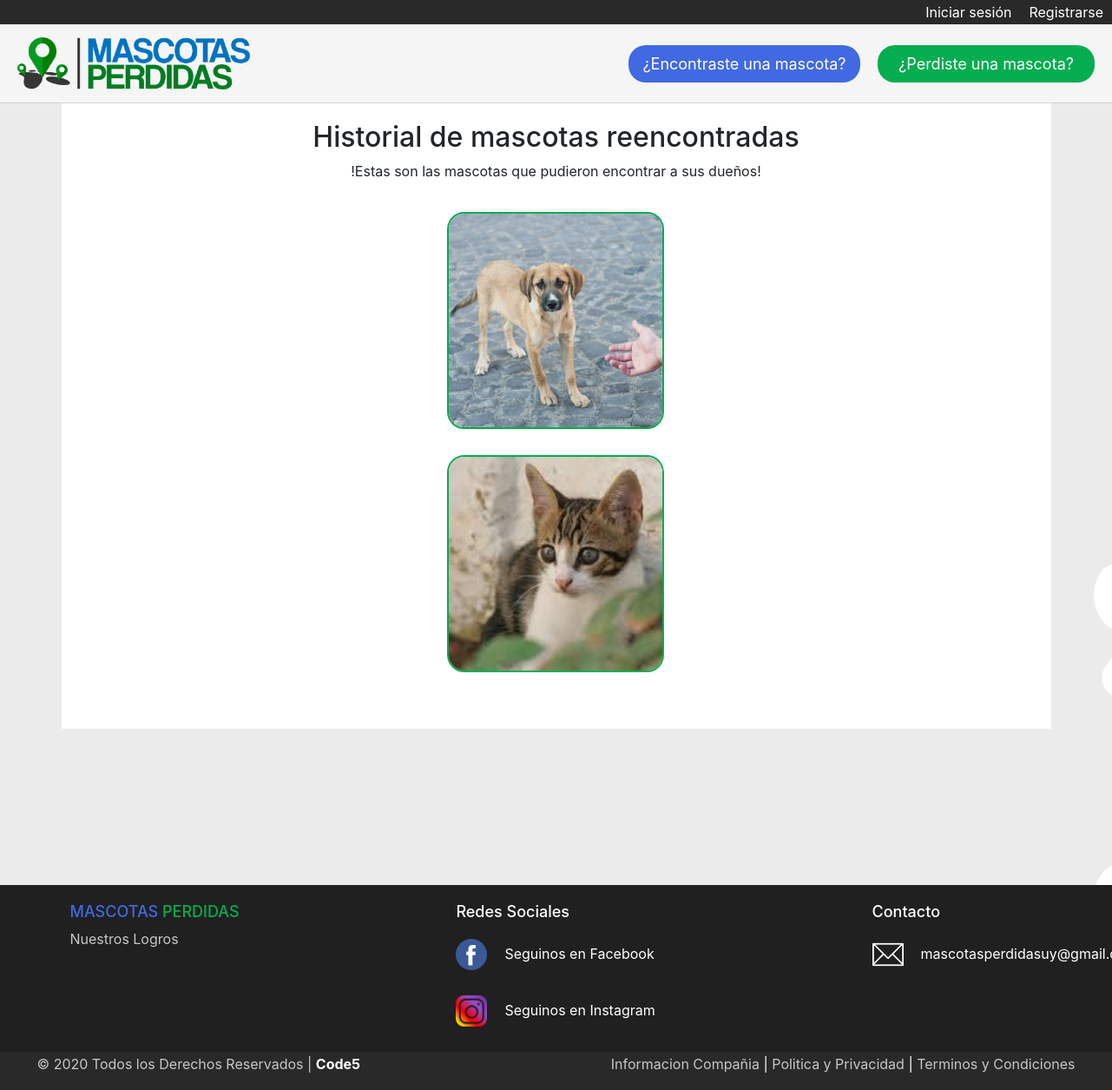
Page /historial/ on the earlier database version.
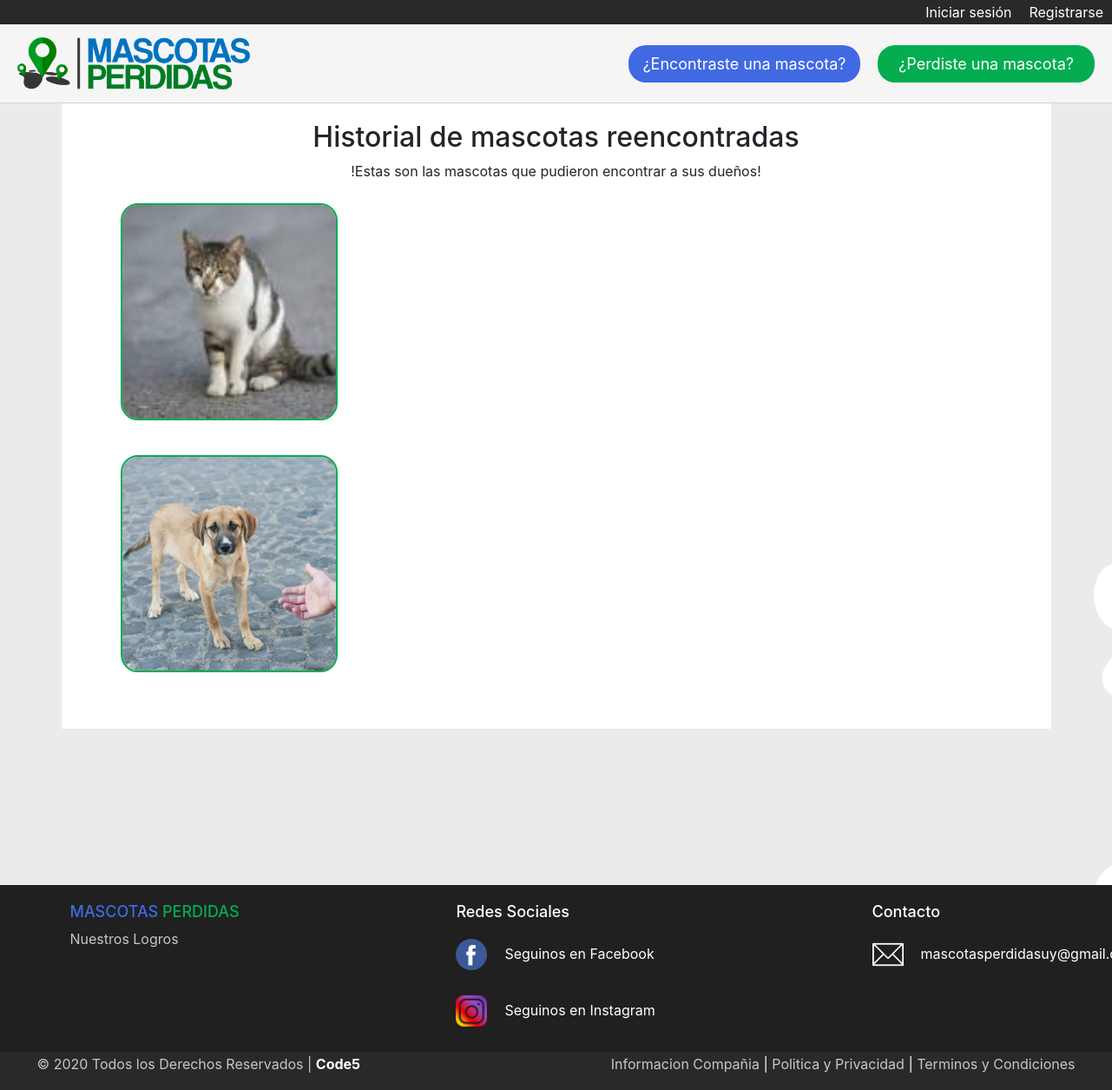
Same page on the later database version.
### Mascotas/models.py (models this page shows)
class MascotaPerdida(models.Model):
    estado = models.CharField(max_length=40)
    imagen = models.ImageField(null=True, blank=True)  # <---- NO SACAR EL NULL NI EL BLANK QUE SE ROMPE LA BBDD
    barrio = models.ForeignKey(Barrio, on_delete=models.CASCADE)
    tipo = models.ForeignKey(Tipo, on_delete=models.CASCADE)
    raza = models.ForeignKey(Raza, on_delete=models.CASCADE)
    fecha = models.DateField()
    nombre = models.CharField(max_length=40)
    mail = models.EmailField()
    telefono = models.IntegerField()
    descripcion = models.TextField()

### Mascotasperdidas/views.py (the view)
# urls.py: path('historial/', historial, name='historial'),
def historial(request):
    historial = MascotaPerdida.objects.order_by('fecha')                      # <---- mostrar ultimos anuncios al principio
    data = {
        'historial':historial
    }
    return render(request, 'historial.html', data)

### Mascotasperdidas/templates/historial.html (shortened to what this page needs)
{% extends 'base.html' %}
    {% block contenido %}
    <div class="white">
        <div id="container" id="fh5co-features">
            <h2>Historial de mascotas reencontradas</h2>
            <span class="subtitulo_home">!Estas son las mascotas que pudieron encontrar a sus dueños!</span>
            <div class="row">
                {% for m in historial %}
                    {% if m.imagen %}
                    <div class="col-sm-4 animate-box">
                        <div class="bordery">
                            {% if m.estado == 'FINALIZADO' %}
                            <figure id= "fotos">
                                <a href="{% url 'ver_publicacion' m.id %}">
                                    <img src="{{ m.imagen.url }}" alt="" class="imagenes_perdido">
                                </a>
                            </figure>
                            {% endif %}
                        </div>
                    </div>
                    {% endif %}
                {% endfor %}
            </div>
        </div>
    </div>
    {% endblock %}

### Mascotasperdidas/templates/base.html (shortened to what this page needs)
{% load static %}
<!DOCTYPE html>
<html lang="es">
<head>
    <link rel="stylesheet" href="https://stackpath.bootstrapcdn.com/bootstrap/4.4.1/css/bootstrap.min.css">
    <link rel="stylesheet" href="{% static 'css/style.css' %}">
</head>
<body>
    <div id="login_logout">
        {% if user.is_authenticated %}
            <a href="{% url 'logout' %}">Cerrar sesión</a>
            <a href="{% url 'listado_publicaciones' %}">Mis publicaciones</a>
            <a href="#">Usuario: {{ user.username }}</a>
        {% else %}
            <a href="{% url 'registro_usuario' %}">Registrarse</a>
            <a href="{% url 'login' %}">Iniciar sesión</a>
        {% endif %}
    </div>
    <header id="header_principal">
        <figure id="logotipo">
            <a href="{% url 'home' %}">
                <img src="{% static 'img/Logo.png' %} "alt="logo" height="60px">
            </a>
        </figure>
        <div id="encontrado_perdido">
            <a href="{% url 'nuevo_ingreso_encontrado' %}" id="boton_encontrada">¿Encontraste una mascota?</a>
            <a href="{% url 'nuevo_ingreso_perdido' %}" id="boton_perdida">¿Perdiste una mascota?</a>
        </div>
    </header>
    <section class="container">
        {% block contenido %}
        {% endblock %}
    </section>
    <footer>
        <div class="footer_principal">
             <div class="footer_alto">
                 <div class="columna_uno">
                     <h4><span style="color: royalblue;">MASCOTAS</span> <span style="color: rgb(3, 173, 80);">PERDIDAS</span></h4>
                     <a href="{% url 'historial' %}" class="copyright"> Nuestros Logros</a>
                 </div>
                 <div class="columna_dos">
                     <h4>Redes Sociales</h4>
                     <div class="contacto_redsocial">
                        <img src="{% static 'img/facebook.png' %}" height="36px">
                        <p>Seguinos en Facebook</p>
                     </div>
                     <div class="contacto_redsocial">
                        <img src="{% static 'img/instagram.png' %}" height="36px">
                        <p>Seguinos en Instagram</p>
                     </div>
                 </div>
                 <div class="columna_tres">
                     <h4>Contacto</h4>
                     <div class="contenido_columna_tres">
                        <img src="{% static 'img/contact.png' %}">
                        <p>mascotasperdidasuy@gmail.com</p>
                     </div>
                 </div>
             </div>
         </div>
         <div class="footer_bajo">
                <div class="derechos_info">
                     <div>
                        <p class="copyright">© 2020 Todos los Derechos Reservados | <a href="">Code5</a></p>
                     </div>
                     <div class="informacion">
                         <a href="#">Informacion Compañia</a> | <a href="#">Politica y Privacidad</a> | <a href="#">Terminos y Condiciones</a>
                     </div>
                 </div>
             </div>
     </footer>
</body>
</html>

### Mascotasperdidas/static/css/style.css (style rules this page uses)
body { background: url('/static/img/background.png') no-repeat center center fixed; background-size: cover; min-height: 100vh; }
#login_logout { background-color: rgb(41, 41, 41); overflow: hidden; }
#login_logout > a { display: inline-block; padding: 2px 10px 0px 10px; color: white; text-decoration: none; border-bottom: rgb(41, 41, 41) 2px solid; float: right; }
#header_principal { padding: 15px 20px; background-color: whitesmoke; border-bottom: lightgray 1px solid; overflow: hidden; position: sticky; top: 0; z-index: 1; }
#logotipo { margin: 0; float: left; }
#encontrado_perdido { display: inline-block; float: right; position: relative; top: 9px; }
#boton_encontrada { display: inline-block; padding: 8px 16px; text-decoration: none; color: white; font-size: 18px; border-radius: 20px; min-width: 250px; text-align: center; background-color: royalblue; margin-right: 16px; }
#boton_perdida { display: inline-block; padding: 8px 16px; text-decoration: none; color: white; font-size: 18px; border-radius: 20px; min-width: 250px; text-align: center; background-color: rgb(3, 173, 80); }
.container { background-color: white; padding: 20px 20px 50px 20px; border: lightgrey 1px; }
#fotos { margin: 5px; padding: 5px; }
#fotos > a { margin: 0; padding: 0; display: inline-block; }
.imagenes_perdido { display: inline-block; position: relative; object-fit: cover; width:250px; height:250px; transform: scale(1); border-radius: 20px; border: rgb(3, 173, 80) 2px solid; transition: ease 0.1s 0.1s; }
.white { text-align: center; }
.bordery { margin: 10px; position: relative; }
footer { width: 100%; background: #202020; color: white; }
.footer_principal { width: 100%; max-width: 1200px; margin: auto; margin-top: 180px; padding: 20px 40px; }
.footer_alto { display: flex; justify-content: space-between; }
.columna_uno { max-width: 400px; }
.columna_uno h4 { font-size: 18px; }
.columna_dos { max-width: 400px; }
.columna_dos h4 { font-size: 18px; }
.contacto_redsocial { margin-top: 20px; display: flex; }
.contacto_redsocial p { margin-top: 5px; margin-left: 20px; }
.columna_tres { max-width: 400px; }
.columna_tres h4 { font-size: 18px; }
.contenido_columna_tres { margin-top: 20px; display: flex; }
.contenido_columna_tres img { width: 36px; height: 36px; }
.contenido_columna_tres p { margin-top: 5px; margin-left: 20px; max-width: 140px; }
.footer_bajo { width: 100%; background: rgb(41, 41, 41); }
.derechos_info { max-width: 1200px; margin: auto; display: flex; justify-content: space-between; padding: 2px; }
.copyright { color: #C7C7C7; }
.copyright a { text-decoration: none; color: white; font-weight: bold; }
.informacion a { text-decoration: none; color: #C7C7C7; }

Differences in the rows shown:
removed MascotaPerdida: imagen (picture)
added MascotaPerdida: imagen (picture)
